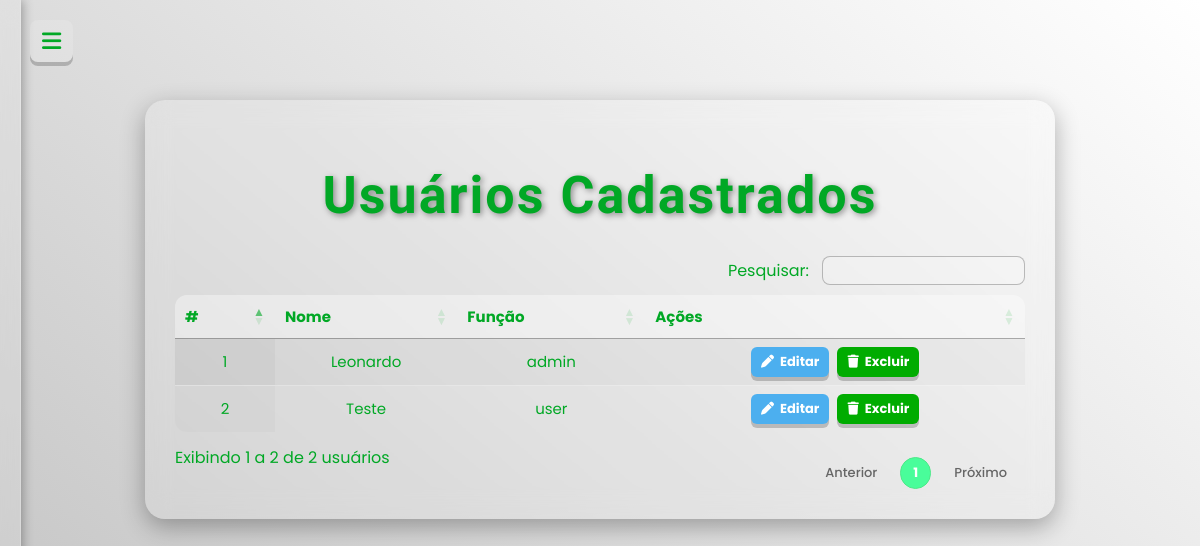
Before: /usuarios (signed in) with the older database file.
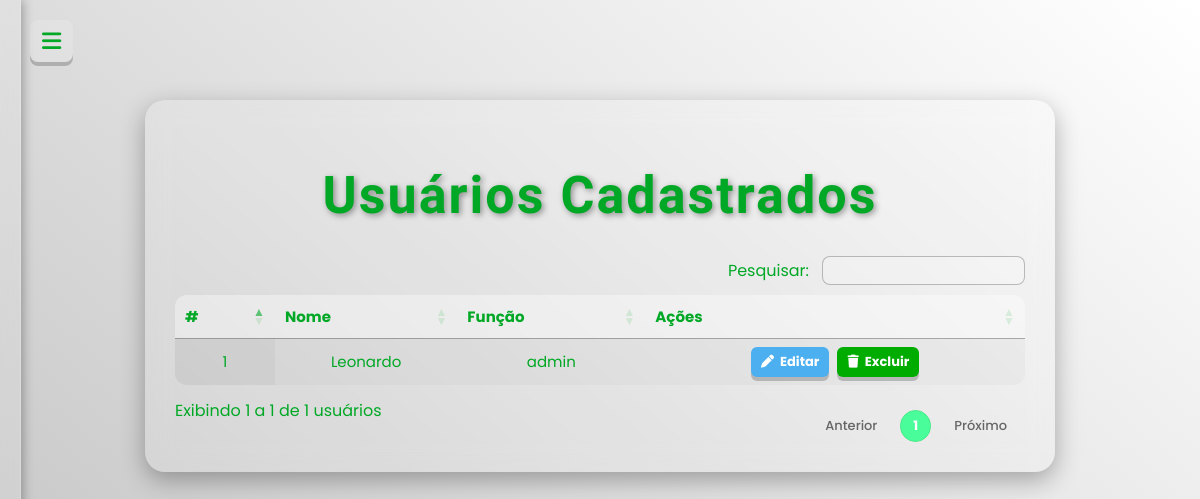
After: the same page with the newer database file.
### tables this page shows
CREATE TABLE users (
                id INTEGER PRIMARY KEY AUTOINCREMENT,
                nome TEXT UNIQUE NOT NULL,
                senha TEXT NOT NULL,
                role TEXT DEFAULT 'user'
            );

### app.py (the view)
@app.route("/usuarios")
def usuarios():
    if "user" not in session or session.get("role") != "admin":
        return redirect(url_for("index"))
    conn = get_conn()
    c = conn.cursor()
    c.execute("SELECT id, nome, role FROM users")
    lista = c.fetchall()
    conn.close()
    return render_template("usuarios.html", usuarios=lista)

### app.py (called while the page is built)
def get_conn():
    if DATABASE_URL and psycopg:
        return psycopg.connect(DATABASE_URL)
    return sqlite3.connect(DB_FILE, check_same_thread=False)

@app.before_request
def ensure_db():
    if not hasattr(app, "_db_init_done"):
        init_db()
        app._db_init_done = True

### templates/usuarios.html (shortened to what this page needs)
<!DOCTYPE html>
<html lang="pt-BR">
<head>
  <link rel="stylesheet" href="/static/style.css">
  <link rel="stylesheet" href="https://cdn.datatables.net/1.13.6/css/jquery.dataTables.min.css">
  <link rel="stylesheet" href="https://cdnjs.cloudflare.com/ajax/libs/font-awesome/6.5.0/css/all.min.css">
</head>
<body class="pagina">
  <button class="menu-toggle" id="menuToggle"><i class="fa fa-bars"></i></button>
  <div class="sidebar" id="sidebar">
  </div>
  <div class="container">
    <h1 class="titulo-tomorrow">Usuários Cadastrados</h1>
    <table id="usuarios" class="display">
      <thead>
        <tr>
          <th>#</th>
          <th>Nome</th>
          <th>Função</th>
          <th>Ações</th>
        </tr>
      </thead>
      <tbody>
        {% for user in usuarios %}
        <tr>
          <td>{{ loop.index }}</td>
          <td>{{ user[1] }}</td>
          <td>{{ user[2] }}</td>
          <td>
            <div class="acoes-btns">
              <a href="/editar_usuario/{{ user[0] }}" class="btn btn-editar"><i class="fa fa-pen"></i> Editar</a>
              <form method="post" action="/excluir/{{ user[0] }}">
                <button type="submit" class="btn btn-excluir"><i class="fa fa-trash"></i> Excluir</button>
              </form>
            </div>
          </td>
        </tr>
        {% endfor %}
      </tbody>
    </table>
  </div>
</body>
</html>

### static/style.css (style rules this page uses)
:root { --gradiente-inicio: #bbbbbb; --gradiente-fim: #ffffff; --cor-texto: #01a825; --bg-container: rgba(255, 255, 255, 0.12); --bg-input: rgba(255, 255, 255, 0.15); }
body.pagina { display: flex; justify-content: center; align-items: flex-start; padding-top: 100px; min-height: 100vh; background: linear-gradient(40deg, var(--gradiente-inicio), var(--gradiente-fim)); color: var(--cor-texto); font-family: 'Poppins', sans-serif !important; overflow-y: auto; font-family: 'Poppins', sans-serif !important; }
.menu-toggle { position: fixed; top: 20px; left: 30px; font-size: 22px; background: rgba(255, 255, 255, 0.15); border: none; color: var(--cor-texto); padding: 10px 12px; border-radius: 8px; cursor: pointer; z-index: 999; display: inline-flex; align-items: center; justify-content: center; transition: 0.3s; }
.sidebar { width: 230px; height: 100vh; position: fixed; left: 0; top: 0; background: var(--bg-container); backdrop-filter: blur(12px); display: flex; flex-direction: column; justify-content: space-between; padding: 25px 20px; border-right: 1px solid rgba(255, 255, 255, 0.2); box-shadow: 2px 0 10px rgba(0, 0, 0, 0.3); transform: translateX(-250px); transition: transform 0.4s ease; z-index: 998; }
h1.titulo-tomorrow { font-family: 'Tomorrow', sans-serif; font-size: 52px; letter-spacing: 2px; color: var(--cor-texto); text-shadow: 2px 2px 6px rgba(0, 0, 0, 0.4); }
.container { background: rgba(255, 255, 255, 0.12); backdrop-filter: blur(12px); border-radius: 20px; box-shadow: 0 8px 25px rgba(0, 0, 0, 0.3); padding: 35px 40px; width: 90%; max-width: 650px; text-align: center; color: var(--cor-texto); transition: all 0.3s ease-in-out; }
button { font-weight: 600; font-family: 'Poppins', sans-serif; font-size: 15px; padding: 12px 26px; border-radius: 8px; border: none; color: white; cursor: pointer; transition: all 0.2s ease-in-out; white-space: nowrap; box-shadow: 0 4px 0 rgba(0, 0, 0, 0.2); display: inline-flex; align-items: center; justify-content: center; gap: 8px; }
button i { transition: transform 0.2s ease-in-out; }
table { width: 100%; border-collapse: collapse; color: var(--cor-texto); margin-top: 15px; }
table th, table td { padding: 10px; border-bottom: 1px solid rgba(255, 255, 255, 0.25); text-align: center; }
table th { background: rgba(255, 255, 255, 0.2); font-weight: bold; }
.btn-editar { background-color: #4c94e7; color: white; padding: 8px 16px; border-radius: 8px; text-decoration: none; font-weight: 600; font-size: 15px; border: none; display: inline-flex; align-items: center; gap: 6px; box-shadow: 0 4px 0 rgba(0, 0, 0, 0.2); transition: all 0.2s ease-in-out; }
.btn-excluir { background-color: #00ac39; color: white; padding: 8px 16px; border-radius: 8px; border: none; font-weight: 600; font-size: 15px; cursor: pointer; display: inline-flex; align-items: center; gap: 6px; box-shadow: 0 4px 0 rgba(0, 0, 0, 0.2); transition: all 0.2s ease-in-out; }

### templates/usuarios.html (style rules this page uses)
body { background: linear-gradient(40deg, var(--gradiente-inicio), var(--gradiente-fim)); font-family: 'Poppins', sans-serif; color: var(--cor-texto); display: flex; justify-content: center; align-items: flex-start; min-height: 100vh; margin: 0; padding: 40px 0; }
.container { width: 90%; max-width: 850px; background: rgba(255, 255, 255, 0.12); backdrop-filter: blur(12px); padding: 30px; border-radius: 20px; box-shadow: 0 8px 25px rgba(0, 0, 0, 0.3); text-align: center; overflow: hidden; color: var(--cor-texto); }
h1 { font-family: 'Tomorrow', sans-serif; font-size: 32px; margin-bottom: 20px; font-weight: bold; }
table.dataTable { width: 100%; border-collapse: collapse; border-radius: 12px; overflow: hidden; color: var(--cor-texto); font-size: 15px; }
table.dataTable thead { background: rgba(255, 255, 255, 0.2); }
table.dataTable th, table.dataTable td { padding: 10px; text-align: center; border-bottom: 1px solid rgba(255, 255, 255, 0.2); }
.acoes-btns { display: flex; justify-content: center; align-items: center; gap: 8px; }
.btn { padding: 5px 10px; border-radius: 6px; font-size: 13px; font-weight: bold; border: none; cursor: pointer; transition: 0.3s; }
.btn-editar { background: #4cafef; color: white; }
.btn-excluir { background: #00ac00; color: white; }

Changed rows visible on the page:
removed users: nome "Teste", role "user"
Other visible differences:
text written by a page script: "Pesquisar: Exibindo 1 a 2 de 2 usuários Anterior 1 Próximo" → "Pesquisar: Exibindo 1 a 1 de 1 usuários Anterior 1 Próximo"
